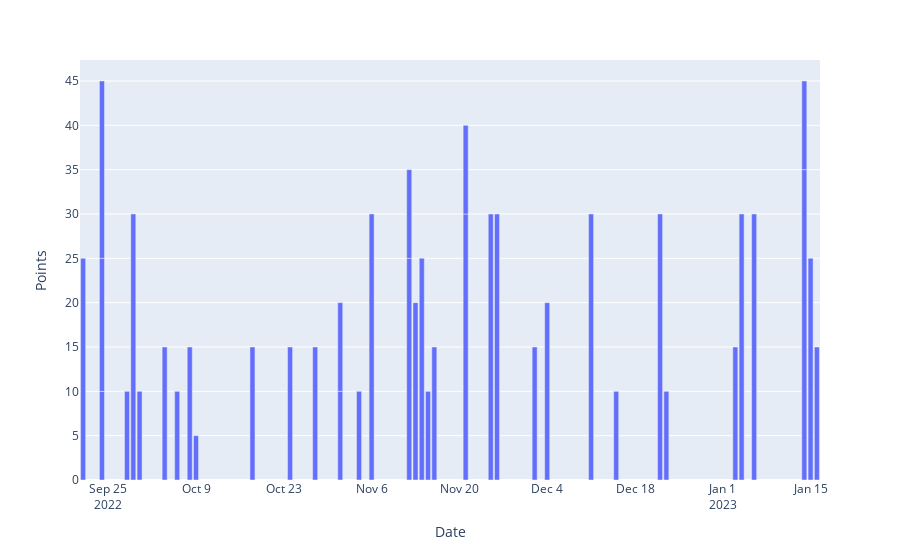

Notebook code for this chart:
### Markdown cell above
## 2. Result

### Code cell
fig = px.bar(x_hi, x='Date', y='Points')
fig.show()

### Figure 1 — Plotly figure (JSON) as saved in the notebook; plotly's stock layout.template omitted (floating-point values rounded to 4 significant figures)
{"data": [{"alignmentgroup": "True", "hovertemplate": "Date=%{x}<br>Points=%{y}<extra></extra>", "legendgroup": "", "marker": {"color": "#636efa", "pattern": {"shape": ""}}, "name": "", "offsetgroup": "", "orientation": "v", "showlegend": false, "textposition": "auto", "type": "bar", "x": ["2022-09-21T00:00:00", "2022-09-24T00:00:00", "2022-09-24T00:00:00", "2022-09-24T00:00:00", "2022-09-28T00:00:00", "2022-09-29T00:00:00", "2022-09-30T00:00:00", "2022-10-04T00:00:00", "2022-10-06T00:00:00", "2022-10-08T00:00:00", "2022-10-09T00:00:00", "2022-10-18T00:00:00", "2022-10-24T00:00:00", "2022-10-28T00:00:00", "2022-11-01T00:00:00", "2022-11-01T00:00:00", "2022-11-04T00:00:00", "2022-11-06T00:00:00", "2022-11-12T00:00:00", "2022-11-12T00:00:00", "2022-11-13T00:00:00", "2022-11-14T00:00:00", "2022-11-15T00:00:00", "2022-11-16T00:00:00", "2022-11-21T00:00:00", "2022-11-21T00:00:00", "2022-11-25T00:00:00", "2022-11-26T00:00:00", "2022-12-02T00:00:00", "2022-12-04T00:00:00", "2022-12-11T00:00:00", "2022-12-15T00:00:00", "2022-12-22T00:00:00", "2022-12-23T00:00:00", "2023-01-03T00:00:00", "2023-01-04T00:00:00", "2023-01-06T00:00:00", "2023-01-14T00:00:00", "2023-01-14T00:00:00", "2023-01-15T00:00:00", "2023-01-16T00:00:00"], "xaxis": "x", "y": [25, 10, 15, 20, 10, 30, 10, 15, 10, 15, 5, 15, 15, 15, 10, 10, 10, 30, 25, 10, 20, 25, 10, 15, 30, 10, 30, 30, 15, 20, 30, 10, 30, 10, 15, 30, 30, 35, 10, 25, 15], "yaxis": "y"}], "layout": {"barmode": "relative", "legend": {"tracegroupgap": 0}, "margin": {"t": 60}, "xaxis": {"anchor": "y", "domain": [0, 1], "title": {"text": "Date"}}, "yaxis": {"anchor": "x", "domain": [0, 1], "title": {"text": "Points"}}}}
